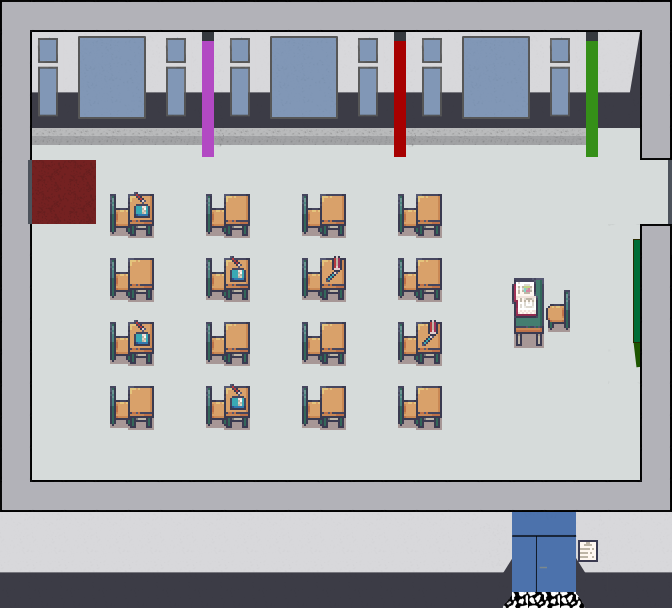

A 2D game scene composited from a Tiled map and its tileset images. What follows is a short description and the map's XML, with each tile layer's data collapsed to a summary:
An orthogonal 21x19 tile map with 32x32 px tiles, 13 tile layers (wall, exit, exitreinrechts, notexitrechts, ...), 5 tilesets.

<map version="1.4" tiledversion="1.4.3" orientation="orthogonal" renderorder="right-down" width="21" height="19" tilewidth="32" tileheight="32" infinite="0" nextlayerid="18" nextobjectid="1">
 <editorsettings>
  <export target="114.json" format="json" />
 </editorsettings>
 <tileset firstgid="1" name="Boden_Klassenzimmer" tilewidth="32" tileheight="32" tilecount="1" columns="1">
  <image source="Boden_Klassenzimmer.png" width="32" height="32" />
 </tileset>
 <tileset firstgid="2" name="5_Classroom_and_library_32x32" tilewidth="32" tileheight="32" tilecount="544" columns="16">
  <image source="Tilesets/5_Classroom_and_library_32x32.png" width="512" height="1088" />
  <tile id="24">
   <properties>
    <property name="collides" type="bool" value="true" />
   </properties>
  </tile>
  <tile id="27">
   <properties>
    <property name="collides" type="bool" value="true" />
   </properties>
  </tile>
  <tile id="50">
   <properties>
    <property name="collides" type="bool" value="true" />
   </properties>
  </tile>
  <tile id="52">
   <properties>
    <property name="collides" type="bool" value="true" />
   </properties>
  </tile>
  <tile id="53">
   <properties>
    <property name="collides" type="bool" value="true" />
   </properties>
  </tile>
  <tile id="83">
   <properties>
    <property name="collides" type="bool" value="true" />
   </properties>
  </tile>
  <tile id="84">
   <properties>
    <property name="collides" type="bool" value="true" />
   </properties>
  </tile>
  <tile id="86">
   <properties>
    <property name="collides" type="bool" value="true" />
   </properties>
  </tile>
 </tileset>
 <tileset firstgid="546" name="wand" tilewidth="32" tileheight="32" tilecount="208" columns="8">
  <image source="Tilesets/wand.png" width="256" height="832" />
  <tile id="0">
   <properties>
    <property name="collides" type="bool" value="false" />
   </properties>
  </tile>
  <tile id="1">
   <properties>
    <property name="collides" type="bool" value="false" />
   </properties>
  </tile>
  <tile id="2">
   <properties>
    <property name="collides" type="bool" value="false" />
   </properties>
  </tile>
  <tile id="3">
   <properties>
    <property name="collides" type="bool" value="false" />
   </properties>
  </tile>
  <tile id="4">
   <properties>
    <property name="collides" type="bool" value="false" />
   </properties>
  </tile>
  <tile id="5">
   <properties>
    <property name="collides" type="bool" value="false" />
   </properties>
  </tile>
  <tile id="6">
   <properties>
    <property name="collides" type="bool" value="false" />
   </properties>
  </tile>
  <tile id="7">
   <properties>
    <property name="collides" type="bool" value="false" />
   </properties>
  </tile>
  <tile id="8">
   <properties>
    <property name="collides" type="bool" value="false" />
   </properties>
  </tile>
  <tile id="9">
   <properties>
    <property name="collides" type="bool" value="false" />
   </properties>
  </tile>
  <tile id="10">
   <properties>
    <property name="collides" type="bool" value="false" />
   </properties>
  </tile>
  <tile id="11">
   <properties>
    <property name="collides" type="bool" value="false" />
   </properties>
  </tile>
  <tile id="12">
   <properties>
    <property name="collides" type="bool" value="false" />
   </properties>
  </tile>
  <tile id="13">
   <properties>
    <property name="collides" type="bool" value="false" />
   </properties>
  </tile>
  <tile id="14">
   <properties>
    <property name="collides" type="bool" value="false" />
   </properties>
  </tile>
  <tile id="15">
   <properties>
    <property name="collides" type="bool" value="false" />
   </properties>
  </tile>
  <tile id="16">
   <properties>
    <property name="collides" type="bool" value="true" />
   </properties>
  </tile>
  <tile id="17">
   <properties>
    <property name="collides" type="bool" value="true" />
   </properties>
  </tile>
  <tile id="18">
   <properties>
    <property name="collides" type="bool" value="true" />
   </properties>
  </tile>
  <tile id="19">
   <properties>
    <property name="collides" type="bool" value="true" />
   </properties>
  </tile>
  <tile id="20">
   <properties>
    <property name="collides" type="bool" value="true" />
   </properties>
  </tile>
  <tile id="21">
   <properties>
    <property name="collides" type="bool" value="true" />
   </properties>
  </tile>
  <tile id="22">
   <properties>
    <property name="collides" type="bool" value="true" />
   </properties>
  </tile>
  <tile id="23">
   <properties>
    <property name="collides" type="bool" value="true" />
   </properties>
  </tile>
  <tile id="40">
   <properties>
    <property name="collides" type="bool" value="true" />
   </properties>
  </tile>
  <tile id="43">
   <properties>
    <property name="collides" type="bool" value="true" />
   </properties>
  </tile>
  <tile id="53">
   <properties>
    <property name="collides" type="bool" value="true" />
   </properties>
  </tile>
  <tile id="54">
   <properties>
    <property name="collides" type="bool" value="true" />
   </properties>
  </tile>
  <tile id="55">
   <properties>
    <property name="collides" type="bool" value="true" />
   </properties>
  </tile>
  <tile id="61">
   <properties>
    <property name="collides" type="bool" value="true" />
   </properties>
  </tile>
  <tile id="62">
   <properties>
    <property name="collides" type="bool" value="true" />
   </properties>
  </tile>
  <tile id="63">
   <properties>
    <property name="collides" type="bool" value="true" />
   </properties>
  </tile>
  <tile id="69">
   <properties>
    <property name="collides" type="bool" value="true" />
   </properties>
  </tile>
  <tile id="70">
   <properties>
    <property name="collides" type="bool" value="true" />
   </properties>
  </tile>
  <tile id="71">
   <properties>
    <property name="collides" type="bool" value="true" />
   </properties>
  </tile>
  <tile id="72">
   <properties>
    <property name="collides" type="bool" value="true" />
   </properties>
  </tile>
  <tile id="73">
   <properties>
    <property name="collides" type="bool" value="true" />
   </properties>
  </tile>
  <tile id="74">
   <properties>
    <property name="collides" type="bool" value="true" />
   </properties>
  </tile>
  <tile id="75">
   <properties>
    <property name="collides" type="bool" value="true" />
   </properties>
  </tile>
  <tile id="76">
   <properties>
    <property name="collides" type="bool" value="true" />
   </properties>
  </tile>
  <tile id="77">
   <properties>
    <property name="collides" type="bool" value="true" />
   </properties>
  </tile>
  <tile id="78">
   <properties>
    <property name="collides" type="bool" value="true" />
   </properties>
  </tile>
  <tile id="79">
   <properties>
    <property name="collides" type="bool" value="true" />
   </properties>
  </tile>
  <tile id="80">
   <properties>
    <property name="collides" type="bool" value="true" />
   </properties>
  </tile>
  <tile id="81">
   <properties>
    <property name="collides" type="bool" value="true" />
   </properties>
  </tile>
  <tile id="82">
   <properties>
    <property name="collides" type="bool" value="true" />
   </properties>
  </tile>
  <tile id="83">
   <properties>
    <property name="collides" type="bool" value="true" />
   </properties>
  </tile>
  <tile id="84">
   <properties>
    <property name="collides" type="bool" value="true" />
   </properties>
  </tile>
  <tile id="85">
   <properties>
    <property name="collides" type="bool" value="true" />
   </properties>
  </tile>
  <tile id="86">
   <properties>
    <property name="collides" type="bool" value="true" />
   </properties>
  </tile>
  <tile id="87">
   <properties>
    <property name="collides" type="bool" value="true" />
   </properties>
  </tile>
  <tile id="88">
   <properties>
    <property name="collides" type="bool" value="true" />
   </properties>
  </tile>
  <tile id="89">
   <properties>
    <property name="collides" type="bool" value="true" />
   </properties>
  </tile>
  <tile id="90">
   <properties>
    <property name="collides" type="bool" value="true" />
   </properties>
  </tile>
  <tile id="91">
   <properties>
    <property name="collides" type="bool" value="true" />
   </properties>
  </tile>
  <tile id="92">
   <properties>
    <property name="collides" type="bool" value="true" />
   </properties>
  </tile>
  <tile id="93">
   <properties>
    <property name="collides" type="bool" value="true" />
   </properties>
  </tile>
  <tile id="94">
   <properties>
    <property name="collides" type="bool" value="true" />
   </properties>
  </tile>
  <tile id="95">
   <properties>
    <property name="collides" type="bool" value="true" />
   </properties>
  </tile>
  <tile id="96">
   <properties>
    <property name="collides" type="bool" value="true" />
   </properties>
  </tile>
  <tile id="97">
   <properties>
    <property name="collides" type="bool" value="true" />
   </properties>
  </tile>
  <tile id="98">
   <properties>
    <property name="collides" type="bool" value="true" />
   </properties>
  </tile>
  <tile id="99">
   <properties>
    <property name="collides" type="bool" value="true" />
   </properties>
  </tile>
  <tile id="100">
   <properties>
    <property name="collides" type="bool" value="true" />
   </properties>
  </tile>
  <tile id="101">
   <properties>
    <property name="collides" type="bool" value="true" />
   </properties>
  </tile>
  <tile id="102">
   <properties>
    <property name="collides" type="bool" value="true" />
   </properties>
  </tile>
  <tile id="103">
   <properties>
    <property name="collides" type="bool" value="true" />
   </properties>
  </tile>
  <tile id="104">
   <properties>
    <property name="collides" type="bool" value="true" />
   </properties>
  </tile>
  <tile id="105">
   <properties>
    <property name="collides" type="bool" value="true" />
   </properties>
  </tile>
  <tile id="106">
   <properties>
    <property name="collides" type="bool" value="true" />
   </properties>
  </tile>
  <tile id="107">
   <properties>
    <property name="collides" type="bool" value="true" />
   </properties>
  </tile>
  <tile id="108">
   <properties>
    <property name="collides" type="bool" value="true" />
   </properties>
  </tile>
  <tile id="109">
   <properties>
    <property name="collides" type="bool" value="true" />
   </properties>
  </tile>
  <tile id="110">
   <properties>
    <property name="collides" type="bool" value="true" />
   </properties>
  </tile>
  <tile id="111">
   <properties>
    <property name="collides" type="bool" value="true" />
   </properties>
  </tile>
  <tile id="112">
   <properties>
    <property name="collides" type="bool" value="true" />
   </properties>
  </tile>
  <tile id="113">
   <properties>
    <property name="collides" type="bool" value="true" />
   </properties>
  </tile>
  <tile id="114">
   <properties>
    <property name="collides" type="bool" value="true" />
   </properties>
  </tile>
  <tile id="115">
   <properties>
    <property name="collides" type="bool" value="true" />
   </properties>
  </tile>
  <tile id="116">
   <properties>
    <property name="collides" type="bool" value="true" />
   </properties>
  </tile>
  <tile id="117">
   <properties>
    <property name="collides" type="bool" value="true" />
   </properties>
  </tile>
  <tile id="118">
   <properties>
    <property name="collides" type="bool" value="true" />
   </properties>
  </tile>
  <tile id="119">
   <properties>
    <property name="collides" type="bool" value="true" />
   </properties>
  </tile>
  <tile id="120">
   <properties>
    <property name="collides" type="bool" value="true" />
   </properties>
  </tile>
  <tile id="121">
   <properties>
    <property name="collides" type="bool" value="true" />
   </properties>
  </tile>
  <tile id="122">
   <properties>
    <property name="collides" type="bool" value="true" />
   </properties>
  </tile>
  <tile id="123">
   <properties>
    <property name="collides" type="bool" value="true" />
   </properties>
  </tile>
  <tile id="124">
   <properties>
    <property name="collides" type="bool" value="true" />
   </properties>
  </tile>
  <tile id="125">
   <properties>
    <property name="collides" type="bool" value="true" />
   </properties>
  </tile>
  <tile id="126">
   <properties>
    <property name="collides" type="bool" value="true" />
   </properties>
  </tile>
  <tile id="127">
   <properties>
    <property name="collides" type="bool" value="true" />
   </properties>
  </tile>
  <tile id="128">
   <properties>
    <property name="collides" type="bool" value="true" />
   </properties>
  </tile>
  <tile id="129">
   <properties>
    <property name="collides" type="bool" value="true" />
   </properties>
  </tile>
  <tile id="130">
   <properties>
    <property name="collides" type="bool" value="true" />
   </properties>
  </tile>
  <tile id="131">
   <properties>
    <property name="collides" type="bool" value="true" />
   </properties>
  </tile>
  <tile id="132">
   <properties>
    <property name="collides" type="bool" value="true" />
   </properties>
  </tile>
  <tile id="133">
   <properties>
    <property name="collides" type="bool" value="true" />
   </properties>
  </tile>
  <tile id="134">
   <properties>
    <property name="collides" type="bool" value="true" />
   </properties>
  </tile>
  <tile id="135">
   <properties>
    <property name="collides" type="bool" value="true" />
   </properties>
  </tile>
  <tile id="136">
   <properties>
    <property name="collides" type="bool" value="true" />
   </properties>
  </tile>
  <tile id="137">
   <properties>
    <property name="collides" type="bool" value="true" />
   </properties>
  </tile>
  <tile id="138">
   <properties>
    <property name="collides" type="bool" value="true" />
   </properties>
  </tile>
  <tile id="139">
   <properties>
    <property name="collides" type="bool" value="true" />
   </properties>
  </tile>
  <tile id="140">
   <properties>
    <property name="collides" type="bool" value="true" />
   </properties>
  </tile>
  <tile id="141">
   <properties>
    <property name="collides" type="bool" value="true" />
   </properties>
  </tile>
  <tile id="142">
   <properties>
    <property name="collides" type="bool" value="true" />
   </properties>
  </tile>
  <tile id="143">
   <properties>
    <property name="collides" type="bool" value="true" />
   </properties>
  </tile>
  <tile id="144">
   <properties>
    <property name="collides" type="bool" value="true" />
   </properties>
  </tile>
  <tile id="145">
   <properties>
    <property name="collides" type="bool" value="true" />
   </properties>
  </tile>
  <tile id="147">
   <properties>
    <property name="collides" type="bool" value="true" />
   </properties>
  </tile>
  <tile id="148">
   <properties>
    <property name="collides" type="bool" value="true" />
   </properties>
  </tile>
  <tile id="149">
   <properties>
    <property name="collides" type="bool" value="true" />
   </properties>
  </tile>
  <tile id="150">
   <properties>
    <property name="collides" type="bool" value="true" />
   </properties>
  </tile>
  <tile id="151">
   <properties>
    <property name="collides" type="bool" value="true" />
   </properties>
  </tile>
  <tile id="152">
   <properties>
    <property name="collides" type="bool" value="true" />
   </properties>
  </tile>
  <tile id="154">
   <properties>
    <property name="collides" type="bool" value="true" />
   </properties>
  </tile>
  <tile id="159">
   <properties>
    <property name="collides" type="bool" value="true" />
   </properties>
  </tile>
  <tile id="181">
   <properties>
    <property name="collides" type="bool" value="true" />
   </properties>
  </tile>
 </tileset>
 <tileset firstgid="754" name="Tafelranz" tilewidth="32" tileheight="32" tilecount="5" columns="1">
  <image source="Tilesets/Tafelranz.png" width="32" height="160" />
 </tileset>
 <tileset firstgid="759" name="boden" tilewidth="32" tileheight="32" tilecount="24" columns="4">
  <image source="Tilesets/boden.png" width="128" height="192" />
 </tileset>
 <layer id="12" name="wall" width="21" height="19">
  <data>[399 cells, 8 non-empty, 1 distinct tile ids]</data>
 </layer>
 <layer id="11" name="exit" width="21" height="19">
  <properties>
   <property name="exitUrl" value="../master/Aula.json#b114" />
  </properties>
  <data>[399 cells, 2 non-empty, 1 distinct tile ids]</data>
 </layer>
 <layer id="16" name="exitreinrechts" width="21" height="19">
  <properties>
   <property name="startLayer" type="bool" value="true" />
  </properties>
  <data>[399 cells, 4 non-empty, 1 distinct tile ids]</data>
 </layer>
 <layer id="17" name="notexitrechts" width="21" height="19">
  <properties>
   <property name="exitUrl" value="../master/115.json#exitreinlinks" />
  </properties>
  <data>[399 cells, 2 non-empty, 1 distinct tile ids]</data>
 </layer>
 <layer id="6" name="start" width="21" height="19">
  <data>[399 cells, 2 non-empty, 1 distinct tile ids]</data>
 </layer>
 <layer id="3" name="Boden" width="21" height="19">
  <data>[399 cells, 399 non-empty, 4 distinct tile ids]</data>
 </layer>
 <layer id="4" name="Stühle" width="21" height="19">
  <data>[399 cells, 69 non-empty, 9 distinct tile ids]</data>
 </layer>
 <layer id="5" name="Wände" width="21" height="19">
  <data>[399 cells, 190 non-empty, 36 distinct tile ids]</data>
 </layer>
 <layer id="8" name="Säulen" width="21" height="19">
  <properties>
   <property name="collides" type="bool" value="true" />
  </properties>
  <data>[399 cells, 27 non-empty, 15 distinct tile ids]</data>
 </layer>
 <layer id="13" name="Buch" width="21" height="19">
  <data>[399 cells, 9 non-empty, 5 distinct tile ids]</data>
 </layer>
 <objectgroup id="2" name="floorLayer" />
 <layer id="7" name="Tafel" width="21" height="19">
  <data>[399 cells, 5 non-empty, 5 distinct tile ids]</data>
 </layer>
 <layer id="9" name="overlay" width="21" height="19">
  <data>[399 cells, 91 non-empty, 19 distinct tile ids]</data>
 </layer>
 <layer id="15" name="overplay" width="21" height="19" locked="1">
  <data>[399 cells, 2 non-empty, 2 distinct tile ids]</data>
 </layer>
</map>
